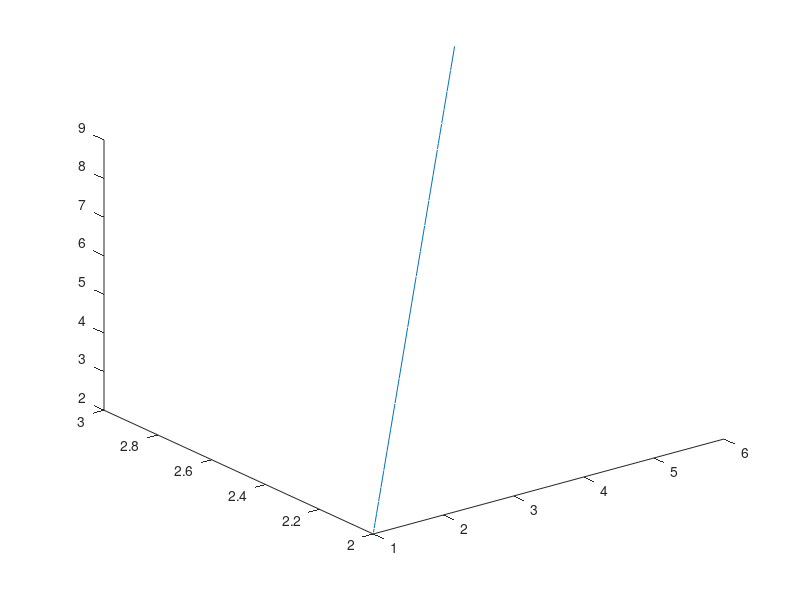

Recreate this plot in MATLAB.
Po=[1 2 2];
Pf=[6 3 9];
T=5;
vo=0;
pr=0.3;
n=30;
t=T*pr;
trayectoria=Pf-Po
distancia=norm(trayectoria)
vk=distancia/(T*(1-pr))
a=vk/t
xt=(a*(t^2)*(Pf(1)-Po(1))/(2*distancia))+Po(1);
yt=(a*(t^2)*(Pf(2)-Po(2))/(2*distancia))+Po(2);
zt=(a*(t^2)*(Pf(3)-Po(3))/(2*distancia))+Po(3);
Pt=[xt yt zt]
xt2=(vk*(T-2*t)*(Pf(1)-Po(1))/distancia)+xt;
yt2=(vk*(T-2*t)*(Pf(2)-Po(2))/distancia)+yt;
zt2=(vk*(T-2*t)*(Pf(3)-Po(3))/distancia)+zt;
Pt2=[xt2 yt2 zt2]
%%Primera parte acelerada
trayecace=Pt-Po;
Tace=2*norm(trayecace)/vk+vo
a=(vk-vo)/Tace
%Vector con los tiempos
tk=[0:1.5/9:1.5];%Segmento de x acelerado
    for i=1:1:9
        xace=Po(1)+((a*tk(i)^2 + vo*tk(i)^2)*(Pt(1)-Po(1))/(2*norm(trayecace)));
        Xace(i)=xace;
    end
    Xace;
%Segmento de y acelerado    
    for i=1:1:9
        yace=Po(2)+((a*tk(i)^2 + vo*Tace*tk(i)^2)*(Pt(2)-Po(2))/(2*norm(trayecace)));
        Yace(i)=yace;
    end
    Yace;
    %Segmento de z acelerado    
    for i=1:1:9
  
        zace=Po(3)+((a*tk(i)^2 + vo*Tace*tk(i)^2)*(Pt(3)-Po(3))/(2*norm(trayecace)));
        Zace(i)=zace;
    end
    Zace;
%%
%%Parte con velocidad constante
trayeccons=Pt2-Po;
Tcons=norm(trayeccons)/vk;
tk2=linspace(0,1,12) 
%%Segmento de x constate
    for i=1:1:12
        xcons=tk2(i)*(Pt2(1)-Pt(1))+Pt(1);
        Xcons(i)=xcons;
        if(length(Xcons)==13)
            Xcons(13)=[];
        end
    end
    Xcons;
    %%
%Segmento de y constate
    for i=1:1:12
        ycons=tk2(i)*(Pt2(2)-Pt(2))+Pt(2);
        Ycons(i)=ycons;
        if(length(Ycons)==13)
            Ycons(13)=[];
        end
    end
    Ycons;
%Segmento de z constate
    for i=1:1:12
        zcons=tk2(i)*(Pt2(3)-Pt(3))+Pt(3);
        Zcons(i)=zcons;
         if(length(Zcons)==13)
            Zcons(13)=[];
        end
    end
    Zcons;
%%   
%%tercera parte desacelerada
trayecace=Pf-Pt2;
dTace=2*norm(trayecace)/vk+vo;
a=(vo-vk)/Tace;
%Vector con los tiempos
tk3=[0:1.5/9:1.5];
%Segmento de x acelerado
    for i=1:1:9
        xdace=Pt2(1)+((a*tk3(i)^2 + vk*dTace*tk3(i)^2)*(Pf(1)-Pt2(1))/(2*norm(trayecace)));
        Xdace(i)=xdace;
    end
    Xdace;
%Segmento de y acelerado    
    for i=1:1:9
        ydace=Pt2(2)+((a*tk3(i)^2 + vk*dTace*tk3(i)^2)*(Pf(2)-Pt2(2))/(2*norm(trayecace)));
        Ydace(i)=ydace
    end
    Ydace;
    %Segmento de z acelerado    
    for i=1:1:9
  
        zdace=Pt2(3)+((a*tk(i)^2 + vk*dTace*tk3(i)^2)*(Pf(3)-Pt2(3))/(2*norm(trayecace)));
        Zdace(i)=zdace;
    end
    Zdace;
    t=linspace(0,5,30);
Xtotal=[Xace Xcons Xdace];
Ytotal=[Yace Ycons Ydace];
Ztotal=[Zace Zcons Zdace];
plot3(Xtotal,Ytotal,Ztotal)
